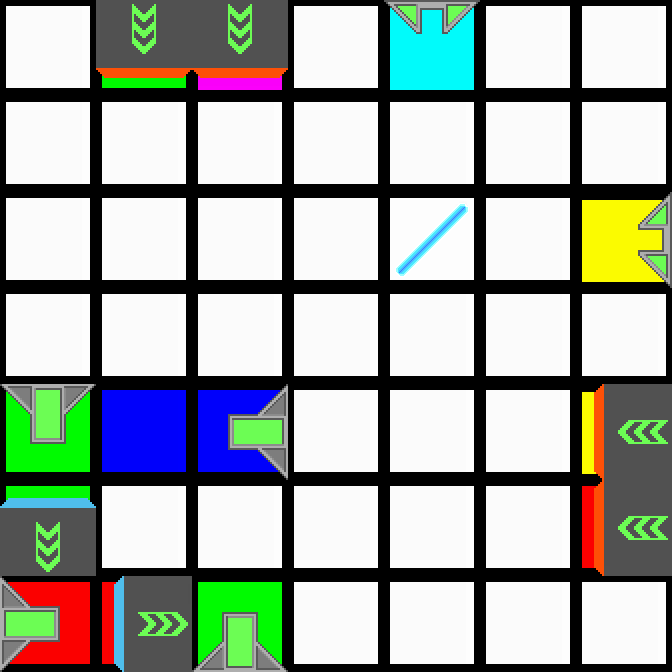

A 2D game scene composited from a Tiled map and its tileset images. What follows is a short description and the map's XML, with every tile layer's data as written:
An orthogonal 7x7 tile map with 96x96 px tiles, 2 tile layers (Colors, Tiles).

<map version="1.0" orientation="orthogonal" renderorder="right-down" width="7" height="7" tilewidth="96" tileheight="96">
 <properties>
  <property name="AvailableColors" value="3, 4, 0, 0, 0, 0, 0" />
  <property name="AvailableTiles" value="20, 23, 2, 1, 12, 13" />
 </properties>
 <tileset firstgid="1" source="../tiles.tsx" />
 <layer name="Colors" width="7" height="7">
  <data encoding="csv">
87,82,85,87,86,87,87,
87,87,87,87,87,87,87,
87,87,87,87,87,87,84,
87,87,87,87,87,87,87,
82,83,83,87,87,87,84,
82,87,87,87,87,87,81,
81,81,82,87,87,87,87
</data>
 </layer>
 <layer name="Tiles" width="7" height="7">
  <data encoding="csv">
1,27,27,1,11,1,1,
1,1,1,1,1,1,1,
1,1,1,1,2,1,12,
1,1,1,1,1,1,1,
7,1,8,1,1,1,28,
23,1,1,1,1,1,28,
6,22,5,1,1,1,1
</data>
 </layer>
</map>
